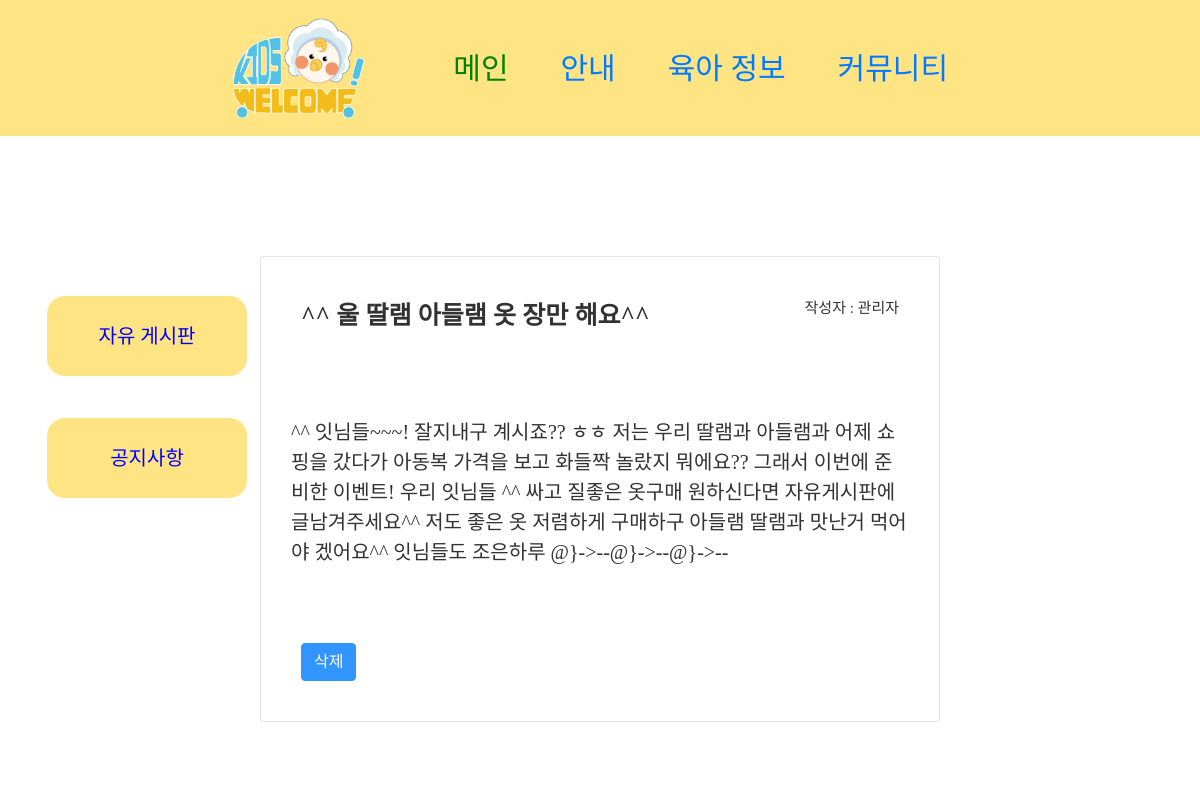
The page /zone/notice_detail/4/ on the database its author committed.
### zone/models.py (models this page shows)
class Boards(models.Model):
        title = models.CharField(max_length=30)
        description = models.TextField()
        created_at=models.DateTimeField(auto_now_add=True)
        updated_at=models.DateTimeField(auto_now=True)
        password = models.CharField(max_length=50)

### zone/views.py (the view)
# urls.py: path('notice_detail/<int:id>/', views.notice_detail, name="notice_detail"),
def notice_detail(request, id):
    item = Boards.objects.get(pk=id)
    return render(request, 'zone/notice_detail.html',{'item': item})

### zone/templates/zone/notice_detail.html (shortened to what this page needs)
{% extends 'base.html' %}
{% block commu %}
 <!DOCTYPE html>
<div class="sidenav container">
  <a href= "{% url 'commu' %}"><button class=button>자유 게시판</button></a>
  <a href="{% url 'notice' %}"><button class=button>공지사항</button></a>
</div>
{% endblock commu %}
{% block content %}
 <!DOCTYPE html>
<div class="main">
 <div class = "con container">
        <div>
            <div class="card w-70" >
                <div>
              <div class="card-body" >
                <p class="card-title">{{ item.title }}</p>
                <p class="card-name">작성자 : 관리자</p>
                </div>
                <p class="card-text">{{ item.description }}</p>
                <div class="card-body">
                     <button type="button" class="btn btn-primary" data-toggle="modal" data-target="#deletepart">
                      삭제
                    </button>
                </div>
              </div>
            </div>
        </div>
            </div>
            </div>
{% endblock content %}

### static/css/menu.css (style rules this page uses)
.container { font-family: 'yg-jalnan'; }
.btn-primary { font-family: 'yg-jalnan'; }
.button { width: 390px; margin: 5px auto; }

### zone/templates/zone/notice_detail.html (style rules this page uses)
.sidenav { margin-top: 250px; height: 100%; width: 250px; position: fixed; z-index: 1; top: 0; left: 0; background-color: white; overflow-x: hidden; padding-top: 20px; }
.sidenav a { padding: 16px 6px 6px 32px; text-decoration: none; font-size: 20px; color: blue; display: block; }
.button { border: none; text-align: center; text-decoration: none; display: inline-block; cursor: pointer; border-radius: 18px; width:200px; height: 80px; background-color: #FFE484; margin: 10px 0px; color: blue; }
.con { display: flex; flex-direction: row; flex-wrap: wrap; align-content: center; justify-content: center; margin-top: 100px; }
.con > div { background-color: white; margin: 10px; padding: 10px; height : 300px; width : 700px; opacity: 0.8; filter: alpha(opacity=60); color: black; }
.card-body { display:flex; justify-content : space-between; margin: 10px; padding: 30px; }
.card-title { font-weight: bold; font-size: 25px; }
.card-name { font-size: 15px; }
.card-text { padding: 30px; font-size: 20px; }

### rows shown on the page
Boards: title "^^ 울 딸램 아들램 옷 장만 해요^^", description "^^ 잇님들~~~! 잘지내구 계시죠?? ㅎㅎ 저는 우리 딸램과 아들램과 어제 쇼핑을 갔다가 아동복 가격을 보고 화들짝 놀랐지 뭐에요?? 그래서 이번에 준비한 이벤트! 우리 잇님들 ^^ 싸고 질좋은 옷구매 원하신다면 자유게시판에 글남겨주세요^^ 저도 좋은 옷 저렴하게 구매하구 아들램 딸램과 맛난거 먹어야 겠어요^^ 잇님들도 조은하루 @}->--@}->--@}->--"
